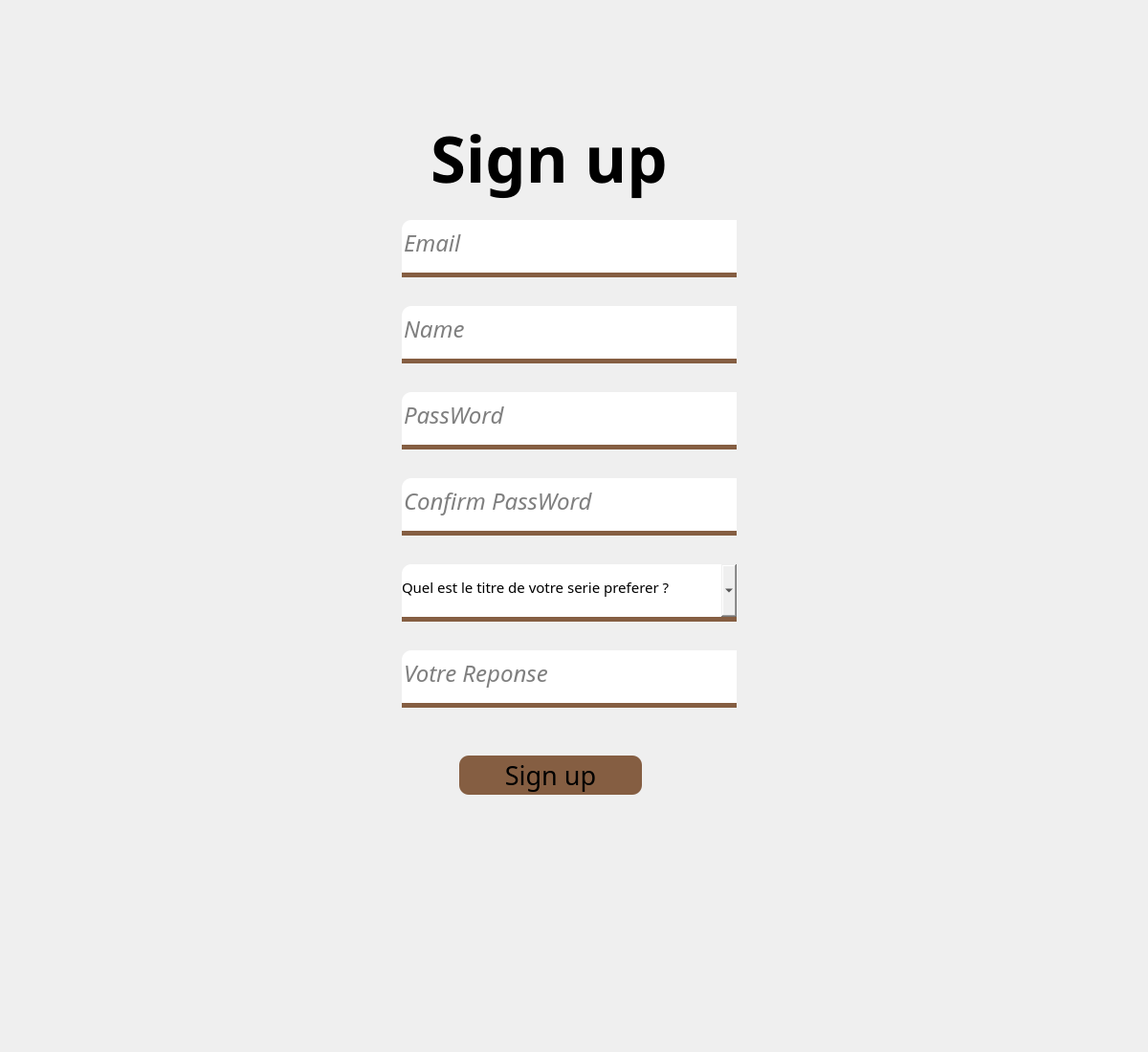
<?xml version="1.0" encoding="UTF-8"?>
<ui version="4.0">
 <class>MainWindow</class>
 <widget class="QMainWindow" name="MainWindow">
  <property name="geometry">
   <rect>
    <x>0</x>
    <y>0</y>
    <width>1200</width>
    <height>1100</height>
   </rect>
  </property>
  <property name="windowTitle">
   <string>MainWindow</string>
  </property>
  <property name="styleSheet">
   <string notr="true"/>
  </property>
  <widget class="QWidget" name="centralwidget">
   <widget class="QWidget" name="widget" native="true">
    <property name="geometry">
     <rect>
      <x>0</x>
      <y>0</y>
      <width>1200</width>
      <height>1000</height>
     </rect>
    </property>
    <property name="font">
     <font>
      <family>Wide Latin</family>
     </font>
    </property>
    <property name="styleSheet">
     <string notr="true">background-image: url(:/icon/icons/background.jpg);</string>
    </property>
    <widget class="QWidget" name="log" native="true">
     <property name="geometry">
      <rect>
       <x>260</x>
       <y>110</y>
       <width>651</width>
       <height>791</height>
      </rect>
     </property>
     <property name="styleSheet">
      <string notr="true">background-image: url(:/icon/icons/login.jpg);</string>
     </property>
     <widget class="QLabel" name="label">
      <property name="geometry">
       <rect>
        <x>190</x>
        <y>0</y>
        <width>300</width>
        <height>110</height>
       </rect>
      </property>
      <property name="font">
       <font>
        <family>Script MT Bold</family>
        <pointsize>50</pointsize>
        <weight>75</weight>
        <italic>false</italic>
        <bold>true</bold>
       </font>
      </property>
      <property name="styleSheet">
       <string notr="true">background : rgba(0,0,0,0)</string>
      </property>
      <property name="text">
       <string>Sign up</string>
      </property>
     </widget>
     <widget class="QLineEdit" name="email">
      <property name="geometry">
       <rect>
        <x>160</x>
        <y>120</y>
        <width>350</width>
        <height>60</height>
       </rect>
      </property>
      <property name="font">
       <font>
        <family>Script MT Bold</family>
        <pointsize>18</pointsize>
        <italic>true</italic>
       </font>
      </property>
      <property name="styleSheet">
       <string notr="true">background : rgba(128, 128, 128,.5);
border: none;
border-top-left-radius: 10%;
border-bottom: 5px solid rgb(133,94,66);
padding-bottom : 7px</string>
      </property>
      <property name="placeholderText">
       <string>Email</string>
      </property>
     </widget>
     <widget class="QLineEdit" name="confirmpassword">
      <property name="geometry">
       <rect>
        <x>160</x>
        <y>390</y>
        <width>350</width>
        <height>60</height>
       </rect>
      </property>
      <property name="font">
       <font>
        <family>Script MT Bold</family>
        <pointsize>18</pointsize>
        <italic>true</italic>
       </font>
      </property>
      <property name="styleSheet">
       <string notr="true">background : rgba(128, 128, 128,.5);
border: none;
border-top-left-radius: 10%;
border-bottom: 5px solid rgb(133,94,66);
padding-bottom : 7px</string>
      </property>
      <property name="placeholderText">
       <string>Confirm PassWord</string>
      </property>
     </widget>
     <widget class="QPushButton" name="singup">
      <property name="geometry">
       <rect>
        <x>220</x>
        <y>680</y>
        <width>191</width>
        <height>41</height>
       </rect>
      </property>
      <property name="font">
       <font>
        <family>Script MT Bold</family>
        <pointsize>20</pointsize>
       </font>
      </property>
      <property name="styleSheet">
       <string notr="true">QPushButton#singup {
background: rgb(133, 94, 66);
border-radius: 10%;}
QPushButton#singup:hover{
background:rgb(1, 50, 32);
border-radius:10%;
}
</string>
      </property>
      <property name="text">
       <string>Sign up</string>
      </property>
     </widget>
     <widget class="QLineEdit" name="password">
      <property name="geometry">
       <rect>
        <x>160</x>
        <y>300</y>
        <width>350</width>
        <height>60</height>
       </rect>
      </property>
      <property name="font">
       <font>
        <family>Script MT Bold</family>
        <pointsize>18</pointsize>
        <italic>true</italic>
       </font>
      </property>
      <property name="styleSheet">
       <string notr="true">background : rgba(128, 128, 128,.5);
border: none;
border-top-left-radius: 10%;
border-bottom: 5px solid rgb(133,94,66);
padding-bottom : 7px</string>
      </property>
      <property name="placeholderText">
       <string>PassWord</string>
      </property>
     </widget>
     <widget class="QLineEdit" name="name">
      <property name="geometry">
       <rect>
        <x>160</x>
        <y>210</y>
        <width>350</width>
        <height>60</height>
       </rect>
      </property>
      <property name="font">
       <font>
        <family>Script MT Bold</family>
        <pointsize>18</pointsize>
        <italic>true</italic>
       </font>
      </property>
      <property name="styleSheet">
       <string notr="true">background : rgba(128, 128, 128,.5);
border: none;
border-top-left-radius: 10%;
border-bottom: 5px solid rgb(133,94,66);
padding-bottom : 7px</string>
      </property>
      <property name="placeholderText">
       <string>Name</string>
      </property>
     </widget>
     <widget class="QComboBox" name="qst">
      <property name="geometry">
       <rect>
        <x>160</x>
        <y>480</y>
        <width>350</width>
        <height>60</height>
       </rect>
      </property>
      <property name="font">
       <font>
        <pointsize>11</pointsize>
       </font>
      </property>
      <property name="styleSheet">
       <string notr="true">background : rgba(128, 128, 128,.5);
border: none;
border-top-left-radius: 10%;
border-bottom: 5px solid rgb(133,94,66);
padding-bottom : 7px;</string>
      </property>
      <property name="editable">
       <bool>false</bool>
      </property>
      <property name="currentText">
       <string>Quel est le titre de votre serie preferer ?</string>
      </property>
      <item>
       <property name="text">
        <string>Quel est le titre de votre serie preferer ?</string>
       </property>
      </item>
      <item>
       <property name="text">
        <string>Quel est le nom de votre animal ?</string>
       </property>
      </item>
      <item>
       <property name="text">
        <string>Dans quelle ville êtes-vous né(e) ?</string>
       </property>
      </item>
      <item>
       <property name="text">
        <string>Quel est le nom de votre ami(e) d'enfance ?</string>
       </property>
      </item>
     </widget>
     <widget class="QLineEdit" name="answer">
      <property name="geometry">
       <rect>
        <x>160</x>
        <y>570</y>
        <width>350</width>
        <height>60</height>
       </rect>
      </property>
      <property name="font">
       <font>
        <family>Script MT Bold</family>
        <pointsize>18</pointsize>
        <italic>true</italic>
       </font>
      </property>
      <property name="styleSheet">
       <string notr="true">background : rgba(128, 128, 128,.5);
border: none;
border-top-left-radius: 10%;
border-bottom: 5px solid rgb(133,94,66);
padding-bottom : 7px</string>
      </property>
      <property name="placeholderText">
       <string>Votre Reponse</string>
      </property>
     </widget>
     <widget class="QWidget" name="verticalLayoutWidget">
      <property name="geometry">
       <rect>
        <x>50</x>
        <y>180</y>
        <width>571</width>
        <height>31</height>
       </rect>
      </property>
      <layout class="QVBoxLayout" name="emr"/>
     </widget>
     <widget class="QWidget" name="verticalLayoutWidget_2">
      <property name="geometry">
       <rect>
        <x>60</x>
        <y>270</y>
        <width>571</width>
        <height>31</height>
       </rect>
      </property>
      <layout class="QVBoxLayout" name="nar"/>
     </widget>
     <widget class="QWidget" name="verticalLayoutWidget_3">
      <property name="geometry">
       <rect>
        <x>60</x>
        <y>360</y>
        <width>561</width>
        <height>31</height>
       </rect>
      </property>
      <layout class="QVBoxLayout" name="par"/>
     </widget>
     <widget class="QWidget" name="verticalLayoutWidget_4">
      <property name="geometry">
       <rect>
        <x>60</x>
        <y>450</y>
        <width>561</width>
        <height>31</height>
       </rect>
      </property>
      <layout class="QVBoxLayout" name="cor"/>
     </widget>
     <widget class="QWidget" name="verticalLayoutWidget_6">
      <property name="geometry">
       <rect>
        <x>70</x>
        <y>630</y>
        <width>541</width>
        <height>31</height>
       </rect>
      </property>
      <layout class="QVBoxLayout" name="anr"/>
     </widget>
    </widget>
   </widget>
  </widget>
 </widget>
 <resources>
  <include location="res.qrc"/>
 </resources>
 <connections/>
</ui>
